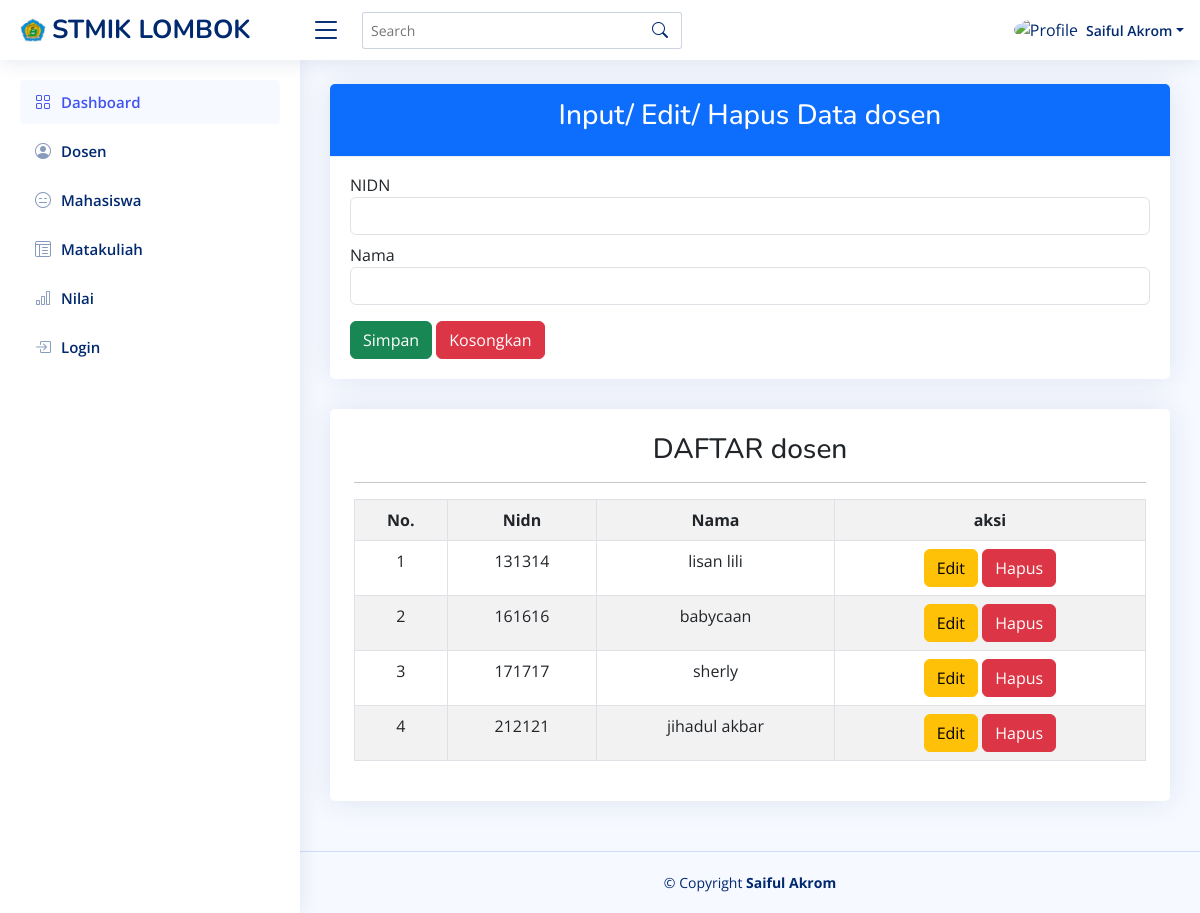
The app's page /?page=dosen with its own data.
### tables this page shows
CREATE TABLE `dosen` (
  `nidn` varchar(11) NOT NULL,
  `nama_dosen` varchar(25) NOT NULL
);

### page/dosen.php (the view, shortened to what this page needs)
<?php
include('C:\xampp\htdocs\app\koneksi.php');
?>
<form action="" method="POST">
    <div class="card mt-1">
        <div class="card-header bg-primary text-white text-center">
            <h3>Input/ Edit/ Hapus Data dosen</h3>
        </div>
        <div class="card-body">
            <div class="form-group pt-3">
                <label>NIDN</label>
                <input type="text" name="nidn" value="<?= @$vnidn ?>" class="form-control">
            </div>
            <div class="form-group pt-2">
                <label>Nama</label>
                <input type="text" name="nama" value="<?= @$vnama ?>" class="form-control">
            </div>
            <div class="pt-3">
                <button type="submit" class="btn btn-success " name="bsimpan">Simpan</button>
                <button type="reset" class="btn btn-danger" name="breset">Kosongkan</button>
            </div>
        </div>
    </div>
</form>
<div class="card">
    <div class="card-body pt-3">
        <div class="col-md-15 p-1 pt-2 text-center">
            <h3>DAFTAR dosen</h3>
            <hr>
            <table class="table table-bordered table-striped text-center">
                <tr>
                    <th>No.</th>
                    <th>Nidn</th>
                    <th>Nama</th>
                    <th>aksi</th>
                </tr>
                <?php
                $no = 1;
                $tampil = mysqli_query($conn, "SELECT * FROM dosen");
                while ($data = mysqli_fetch_array($tampil)) :
                ?>
                    <tr>
                        <td><?= $no++; ?></td>
                        <td><?= $data['nidn'] ?></td>
                        <td><?= $data['nama_dosen'] ?></td>
                        <td>
                            <a href="index.php?page=dosen&hal=edit&id=<?= $data['nidn'] ?>" class="btn btn-warning"> Edit </a>
                            <a href="index.php?page=dosen&hal=hapus&id=<?= $data['nidn'] ?>" onclick="return confirm('Apakah yakin ingin menghapus data ini?')" class="btn btn-danger"> Hapus </a>
                    </tr>
                <?php endwhile;
                ?>
            </table>
        </div>
    </div>
</div>

### assets/css/style.css (style rules this page uses)
:root { scroll-behavior: smooth; }
body { font-family: "Open Sans", sans-serif; background: #f6f9ff; color: #444444; }
a { color: #4154f1; text-decoration: none; }
h1, h2, h3, h4, h5, h6 { font-family: "Nunito", sans-serif; }
.card { margin-bottom: 30px; border: none; border-radius: 5px; box-shadow: 0px 0 30px rgba(1, 41, 112, 0.1); }
.card-header, .card-footer { border-color: #ebeef4; background-color: #fff; color: #798eb3; padding: 15px; }
.card-body { padding: 0 20px 20px 20px; }

### records on screen
dosen: nidn "131314", nama_dosen "lisan lili"
dosen: nidn "161616", nama_dosen "babycaan"
dosen: nidn "171717", nama_dosen "sherly"
dosen: nidn "212121", nama_dosen "jihadul akbar"
